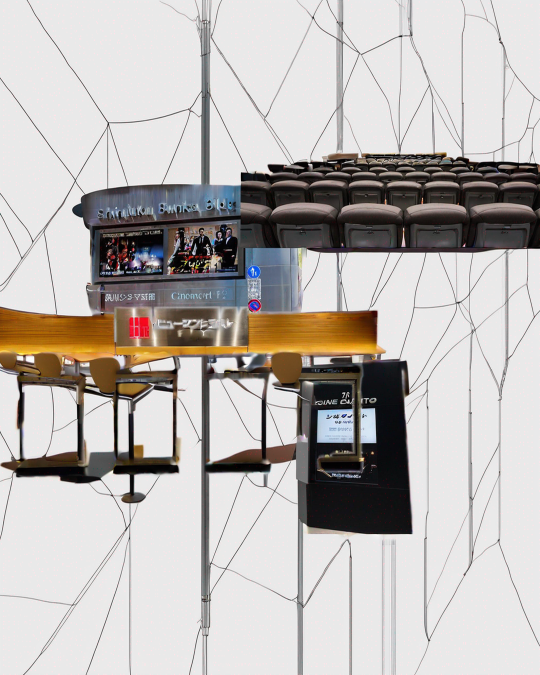
#> input picture tokyo-cinema-scrapers/ig_posts/hero_option_00_SDXL_Raw_Simple.png, 1080 x 1350 px (shown at 1/2 size)
$ python -i generate_post2.py   (imports and definitions only)
#> lines starting #> are read from the running program, lines starting #| are printed output that depends on the picture
#> further down, picture is the input picture: PIL image 1080x1350 RGB; mean R, G, B 188.5, 184, 181.2
"""
Generate Instagram-ready image carousel (V62 - "A24 Style" + Spread Layout).
REPLACES V28/V61.
- Design: Minimalist typography ("Today's Film Selection"), no yellow accents.
- Layout: "Explosive" collage (images spread to edges/bleed off canvas).
- Tech: gemini-3-pro-image-preview + Replicate + Pillow.
- Update: Enforces JST dates, 3-day film rotation history, and new folder structure.
- Feature: Multi-day Showtime Aggregation (Today + Next 2 Days) ON IMAGE + Captions.
"""
from __future__ import annotations

import json
import random
import textwrap
import os
import glob
import requests
import math
import colorsys
import re
import time
from collections import defaultdict, deque
from datetime import datetime, timedelta, timezone
from pathlib import Path
from io import BytesIO

from PIL import Image, ImageDraw, ImageFont, ImageFilter, ImageOps, ImageEnhance, ImageChops

# --- API Setup ---
try:
    import replicate
    REPLICATE_AVAILABLE = True
except ImportError:
    print("⚠️ Replicate library not found. Run: pip install replicate")
    REPLICATE_AVAILABLE = False

try:
    from google import genai
    from google.genai import types
    GEMINI_AVAILABLE = True
except ImportError:
    print("⚠️ Google GenAI library not found. Run: pip install google-genai")
    GEMINI_AVAILABLE = False

# --- ⚡ FIX: Force JST (UTC+9) explicitly ---
# This ensures 'today' is Wednesday, even if the server thinks it's Tuesday (UTC).
JST = timezone(timedelta(hours=9))

def get_today_jst():
    """Returns the current datetime in JST."""
    return datetime.now(timezone.utc).astimezone(JST)

def get_today_str():
    """Returns YYYY-MM-DD in JST."""
    return get_today_jst().strftime("%Y-%m-%d")

# [5 lines left out: function get_japanese_date_str, not called in this run]

# --- Secrets ---
REPLICATE_API_TOKEN = os.environ.get("REPLICATE_API_TOKEN")
GEMINI_API_KEY = os.environ.get("GEMINI_API_KEY")

# --- Configuration ---
BASE_DIR = Path(__file__).resolve().parent
DATA_DIR = BASE_DIR / "data"
FONTS_DIR = BASE_DIR / "fonts"
OUTPUT_DIR = BASE_DIR / "ig_posts"

# Ensure output directory exists
# [1 line not run here, left out]

# Updated Paths
SHOWTIMES_PATH = DATA_DIR / "showtimes.json"
HISTORY_PATH = DATA_DIR / "featured_history.json"
OUTPUT_CAPTION_PATH = OUTPUT_DIR / "post_v2_caption.txt"

# Updated Font Paths
BOLD_FONT_PATH = FONTS_DIR / "NotoSansJP-Bold.ttf"
REGULAR_FONT_PATH = FONTS_DIR / "NotoSansJP-Regular.ttf"

# --- RESTORED CONSTANTS ---
CANVAS_WIDTH = 1080
CANVAS_HEIGHT = 1350       # 4:5 Aspect Ratio (Feed)
STORY_CANVAS_HEIGHT = 1920 # 9:16 Aspect Ratio (Story)

# --- Cinema Name Mapping ---
CINEMA_ENGLISH_NAMES = {
    "Bunkamura ル・シネマ 渋谷宮下": "Bunkamura Le Cinéma",
    "K's Cinema (ケイズシネマ)": "K's Cinema",
    "シネマート新宿": "Cinemart Shinjuku",
    "新宿シネマカリテ": "Shinjuku Cinema Qualite",
    "新宿武蔵野館": "Shinjuku Musashino-kan",
    "テアトル新宿": "Theatre Shinjuku",
    "早稲田松竹": "Waseda Shochiku",
    "YEBISU GARDEN CINEMA": "Yebisu Garden Cinema",
    "シアター・イメージフォーラム": "Theatre Image Forum",
    "ユーロスペース": "Eurospace",
    "ヒューマントラストシネマ渋谷": "Human Trust Cinema Shibuya",
    "Stranger (ストレンジャー)": "Stranger",
    "新文芸坐": "Shin-Bungeiza",
    "目黒シネマ": "Meguro Cinema",
    "ポレポレ東中野": "Pole Pole Higashi-Nakano",
    "K2 Cinema": "K2 Cinema",
    "ヒューマントラストシネマ有楽町": "Human Trust Cinema Yurakucho",
    "ラピュタ阿佐ヶ谷": "Laputa Asagaya",
    "下高井戸シネマ": "Shimotakaido Cinema",
    "国立映画アーカイブ": "National Film Archive of Japan",
    "池袋シネマ・ロサ": "Ikebukuro Cinema Rosa",
    "シネスイッチ銀座": "Cine Switch Ginza",
    "シネマブルースタジオ": "Cinema Blue Studio",
    "CINEMA Chupki TABATA": "Cinema Chupki Tabata",
    "シネクイント": "Cine Quinto Shibuya",
    "アップリンク吉祥寺": "Uplink Kichijoji",
    "Morc阿佐ヶ谷": "Morc Asagaya",
    "Tollywood": "Tollywood"
}

# --- Helpers ---

# [16 lines left out: functions format_date_for_caption, format_date_short, not called in this run]

def normalize_string(s):
    if not s: return ""
    return re.sub(r'\W+', '', str(s)).lower()

# [86 lines left out: functions download_image, get_fonts, get_faithful_colors, create_textured_bg, apply_film_grain, draw_centered_text, not called in this run]

# --- HISTORY / COOLDOWN MANAGER ---

class HistoryManager:
    # [103 lines left out: functions __init__, _load, is_on_cooldown, update, _save, ask_gemini_for_layout and 1 more, not called in this run]

def create_sticker_style(img: Image.Image) -> Image.Image:
    img = img.convert("RGBA")
    alpha = img.split()[3]
#> alpha: PIL image 1080x1350 L; every value is 255
    border_mask = alpha.filter(ImageFilter.MaxFilter(9))
    sticker_base = Image.new("RGBA", img.size, (255, 255, 255, 0))
    sticker_base.paste((255, 255, 255, 255), (0,0), mask=border_mask)
#> sticker_base: PIL image 1080x1350 RGBA; every value is 255
    sticker_base.paste(img, (0,0), mask=alpha)

    shadow = Image.new("RGBA", img.size, (0, 0, 0, 0))
#> shadow: PIL image 1080x1350 RGBA; every value is 0
    shadow_mask = border_mask.filter(ImageFilter.GaussianBlur(10))
    shadow_layer = Image.new("RGBA", img.size, (0,0,0,150))
    shadow.paste(shadow_layer, (10, 20), mask=shadow_mask)
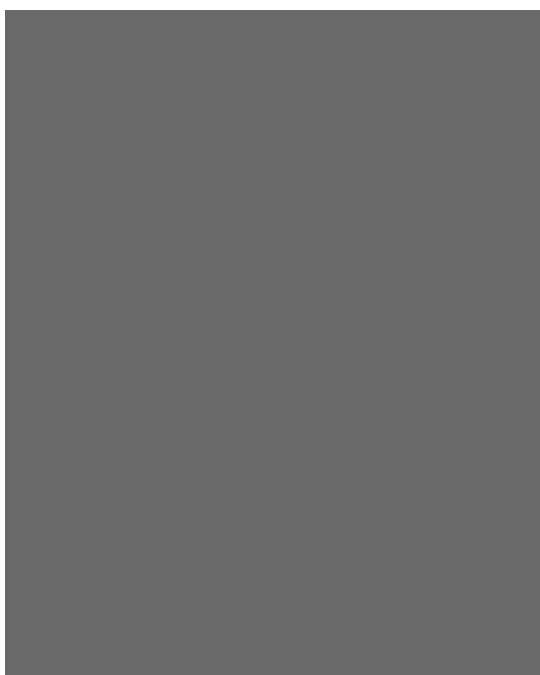
#> shadow: PIL image 1080x1350 RGBA (shown at 1/2 size); mean R, G, B, A 0, 0, 0, 146.4; transparent parts drawn white

    final = Image.new("RGBA", img.size, (0,0,0,0))
    final.paste(shadow, (0,0), mask=shadow)
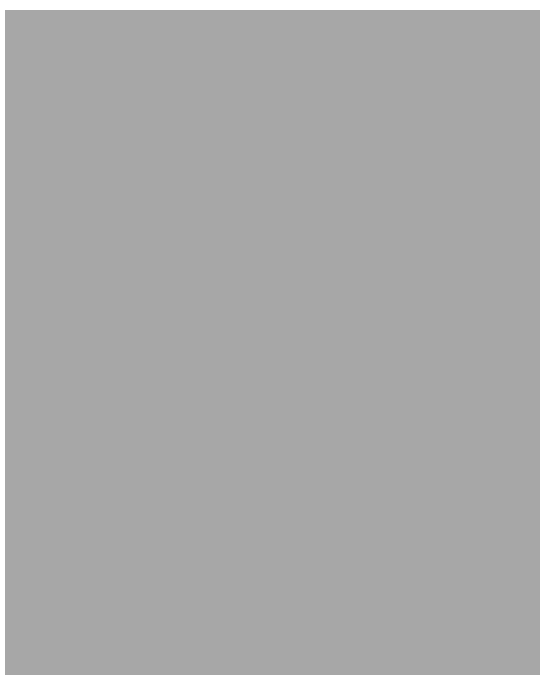
#> final: PIL image 1080x1350 RGBA (shown at 1/2 size); mean R, G, B, A 0, 0, 0, 85.9; transparent parts drawn white
    final.paste(sticker_base, (0,0), mask=sticker_base)
    return final

# [497 lines left out: functions create_chaotic_collage, draw_final_cover, draw_fallback_cover, draw_poster_slide, main, not called in this run]

# [2 lines not run here, left out]

>>> from PIL import Image
>>> picture = Image.open('ig_posts/hero_option_00_SDXL_Raw_Simple.png')
>>> result = create_sticker_style(picture)
